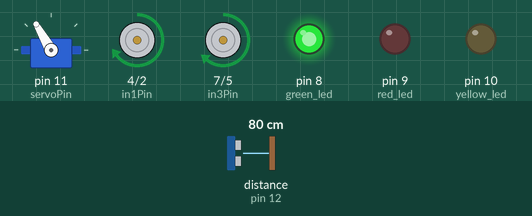
This sketch was run on a simulated Arduino Uno, built with avr-gcc and run on an emulated ATmega328P. Shown: servo, motor-driver pin pairs drawn as motors (green arrow = first pin HIGH = forward, orange = second pin HIGH = backward, longer = more drive, scaled by the enable pin), output pins drawn as LEDs (lit = HIGH). Wiring (inferred from the names in the program): ultrasonic range finder: trigger pin 13; echo pin 12. Inputs (shaded band) come from the test bench; at power-on: distance to the obstacle (sensor on pin 12) 80 cm. The echo pulse lasts 58.3 µs per cm; pins used as bus, display or sensor lines are not drawn; what the sketch prints to the serial monitor is not drawn.

Above: at 2.87 s.
2.9 s: distance to the obstacle (sensor on pin 12) set to 12 cm
5.9 s: distance to the obstacle (sensor on pin 12) set to 9 cm
At 6.05 s:
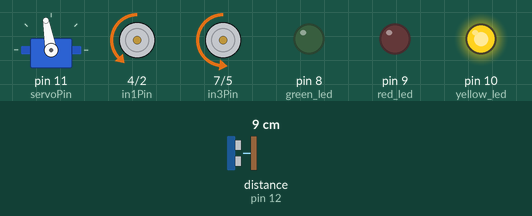
8.9 s: distance to the obstacle (sensor on pin 12) set to 60 cm
At 9.08 s:
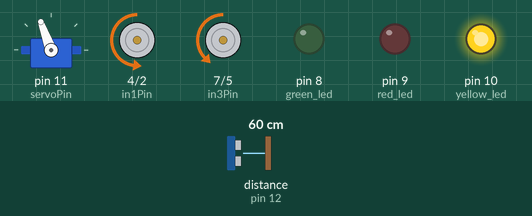
11.9 s: distance to the obstacle (sensor on pin 12) set to 2 cm
At 12.05 s:
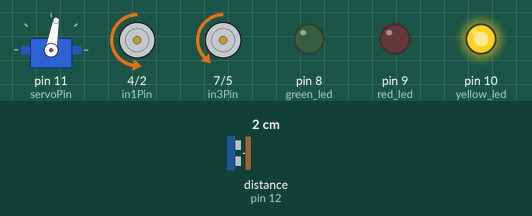
14.9 s: distance to the obstacle (sensor on pin 12) set to 18 cm
At 15.41 s:
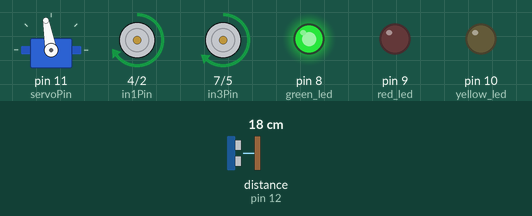
Timing chart, 0 to 18.9 s (numbered marks = the images above; inputs shaded):
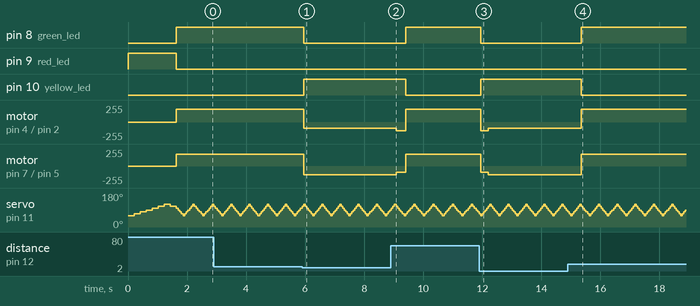

The sketch:

move_and_scan_with_lights.ino
```cpp
/* program to scan for objects while moving straight
servo mounted on front of bot scans for objects within certain distance
When object detected, bot reverses to the right*/

#include <Servo.h>
Servo servo;

// Ultrasonic Module pins
const int trigPin = 13; // 10 microsecond high pulse causes chirp , wait 50 us
const int echoPin = 12; // Width of high pulse indicates distance
// Servo motor that aims ultrasonic sensor .
const int servoPin = 11; // PWM output for hobby servo
// Motor control pins : L298N H bridge
const int enBPin = 6; // Left motor PWM speed control
const int in3Pin = 7; // Left motor Direction 1
const int in4Pin = 5; // Left motor Direction 2
const int in1Pin = 4; // Right motor Direction 1
const int in2Pin = 2; // Right motor Direction 2
const int enAPin = 3; // Right motor PWM speed control

int green_led = 8;
int yellow_led = 10;
int red_led = 9;

enum Motor { LEFT, RIGHT };

#define TOO_CLOSE_DIST 100 // object distance thats considered too close (mm)

// compensate for motor differences
#define MAX_L 245 // max speed compared to max speed of right motor
#define MAX_R 230 // max speed compared to max speed of left motor
#define REVERSE_F -130 // reverse fast
#define REVERSE_S -90 // reverse slow

// Set motor speed: 255 full ahead, -255 full reverse , 0 stop
void go( enum Motor m, int speed){
  digitalWrite (m == LEFT ? in1Pin : in3Pin, speed > 0 ? HIGH : LOW );
  //Serial.println ("motor direction 1");
  digitalWrite (m == LEFT ? in2Pin : in4Pin, speed <= 0 ? HIGH : LOW );
  //Serial.println ("motor direction 2");
  analogWrite(m == LEFT ? enAPin : enBPin, speed < 0 ? -speed : speed );
  //Serial.println ("speed control");
}


// Read distance from the ultrasonic sensor , return distance in mm
//
// Speed of sound in dry air , 20C is 343 m/s
// pulseIn returns time in microseconds (10ˆ−6)
// 2d = p * 10ˆ−6 s * 343 m/s = p * 0.00343 m = p * 0.343 mm/us
unsigned int readDistance ()
{
  digitalWrite ( trigPin , HIGH );
  delayMicroseconds (10);
  digitalWrite ( trigPin , LOW );
  unsigned long period = pulseIn ( echoPin, HIGH );
  return period * 343 / 2000;
}

#define NUM_ANGLES 7
unsigned char sensorAngle[NUM_ANGLES] = { 60, 70, 80, 90, 100, 110, 120 };
unsigned int distance [NUM_ANGLES];

// Scan the area ahead by sweeping the ultrasonic sensor left and right
// and recording the distance observed. This takes a reading , then
// sends the servo to the next angle. Call repeatedly once every 50 ms or so.
void readNextDistance () {
  static unsigned char angleIndex = 0; // used in array array to go from 60 to 120 degrees
  static signed char step = 1;
  distance[angleIndex] = readDistance(); // get distance reading, store in array
  angleIndex += step;

  if (angleIndex == NUM_ANGLES - 1) step = -1; // if at max angle, rotate back the other way
  else if (angleIndex == 0) step = 1;
    servo.write( sensorAngle[angleIndex ] );
}

// blick to indicate avoiding obstacle
void blink_indicate() {
  digitalWrite(LED_BUILTIN, HIGH);   // turn the LED on (HIGH is the voltage level)
  delay(200);                       // wait for half a second
  digitalWrite(LED_BUILTIN, LOW);    // turn the LED off by making the voltage LOW
  delay(200);                       // wait for half a second
}

// logic to avoid obstacle based on postion
void avoid(int i) {
  digitalWrite(red_led, LOW);
  digitalWrite(green_led, LOW);
  digitalWrite(yellow_led, HIGH);
  if (i < 3) { // if obstacle is detected at an angle of 60, 70, or 80
    go(LEFT, REVERSE_F); // reverse right
    go(RIGHT, REVERSE_S);
  } else if (i == 3) { // if obstacle is at 90 degrees (straight ahead)
    go(LEFT, REVERSE_F); // reverse right (arbitrary choice)
    go(RIGHT, REVERSE_S);
  } else {
    go(LEFT, REVERSE_S); // reverse left
    go(RIGHT, REVERSE_F);
  }
}

// Initial configuration
void setup () {

  // Configure the input and output pins
  pinMode(trigPin , OUTPUT);
  pinMode(echoPin, INPUT);
  digitalWrite ( trigPin , LOW);
  pinMode(enAPin, OUTPUT);
  pinMode(in1Pin, OUTPUT);
  pinMode(in2Pin, OUTPUT);
  pinMode(in3Pin, OUTPUT);
  pinMode(in4Pin, OUTPUT);
  pinMode(enBPin, OUTPUT);
  pinMode(green_led, OUTPUT);
  pinMode(yellow_led, OUTPUT);
  pinMode(red_led, OUTPUT);

  // initialize digital pin LED_BUILTIN as an output.
  pinMode(LED_BUILTIN, OUTPUT);

  // initialize serial communications at 9600 bps:
  Serial.begin(9600);

  digitalWrite(green_led, LOW);
  digitalWrite(yellow_led, LOW);
  digitalWrite(red_led, HIGH);

  // Center the servo
  servo.attach( servoPin );
  servo.write(90);

  // Scan the surroundings before starting
  servo.write(sensorAngle[0]);
  delay (200);

  for (unsigned char i = 0; i < NUM_ANGLES; i++) {
    readNextDistance(), delay(200);
  }
}

// Main loop:
//
// Get the next sensor reading
// If anything appears to be too close , back up
// Otherwise, go forward
//
void loop () {

  readNextDistance ();

  // See if something is too close at any angle
  unsigned char tooClose = 0;
  int detectedAngle = 0;

  for (unsigned char i = 0 ; i < NUM_ANGLES ; i++) {
    if ( distance[i] < TOO_CLOSE_DIST) {
      tooClose = 1;
      detectedAngle = i; // save index of angle that object is detected at
    }
  }

  if (tooClose) {
    avoid(detectedAngle);
  } else {
    // Nothing in our way: go forward
    Serial.println("check");
    digitalWrite(yellow_led, LOW);
    digitalWrite(red_led, LOW);
    digitalWrite(green_led, HIGH);
    go(LEFT, MAX_L-50); // minus 50 to normal speed
    go(RIGHT, MAX_R-50);
  }
//}

  // Check the next direction in 50 ms
  delay (50);
}
```

Measured:
- the behaviour switches between 11 and 10 cm on distance to the obstacle (sensor on pin 12) (found by bisection; images 0 and 1)
- after the input at 5.9 s, pin 8 (green_led): HIGH → LOW after 0.05 s; pin 10 (yellow_led): LOW → HIGH after 0.05 s; motor on pin 4 (in1Pin) / pin 2 (in2Pin): forward 195/255 → backward 90/255 after 0.05 s; motor on pin 7 (in3Pin) / pin 5 (in4Pin): forward 180/255 → backward 130/255 after 0.05 s
- after the input at 8.9 s, pin 8 (green_led): LOW → HIGH after 0.50 s; pin 10 (yellow_led): HIGH → LOW after 0.50 s
- after the input at 11.9 s, pin 8 (green_led): HIGH → LOW after 0.05 s; pin 10 (yellow_led): LOW → HIGH after 0.05 s
- after the input at 14.9 s, pin 8 (green_led): LOW → HIGH after 0.46 s; pin 10 (yellow_led): HIGH → LOW after 0.46 s; motor on pin 4 (in1Pin) / pin 2 (in2Pin): backward 90/255 → forward 195/255 after 0.46 s; motor on pin 7 (in3Pin) / pin 5 (in4Pin): backward 130/255 → forward 180/255 after 0.46 s
- by itself, servo on pin 11 (servoPin): repeats every 0.62 s: 60° 0.05 s, 70° 0.05 s, 80° 0.05 s, 90° 0.05 s, 100° 0.05 s, 110° 0.05 s, 120° 0.05 s, 110° 0.05 s, 100° 0.05 s, 90° 0.05 s, 80° 0.05 s, 70° 0.05 s
